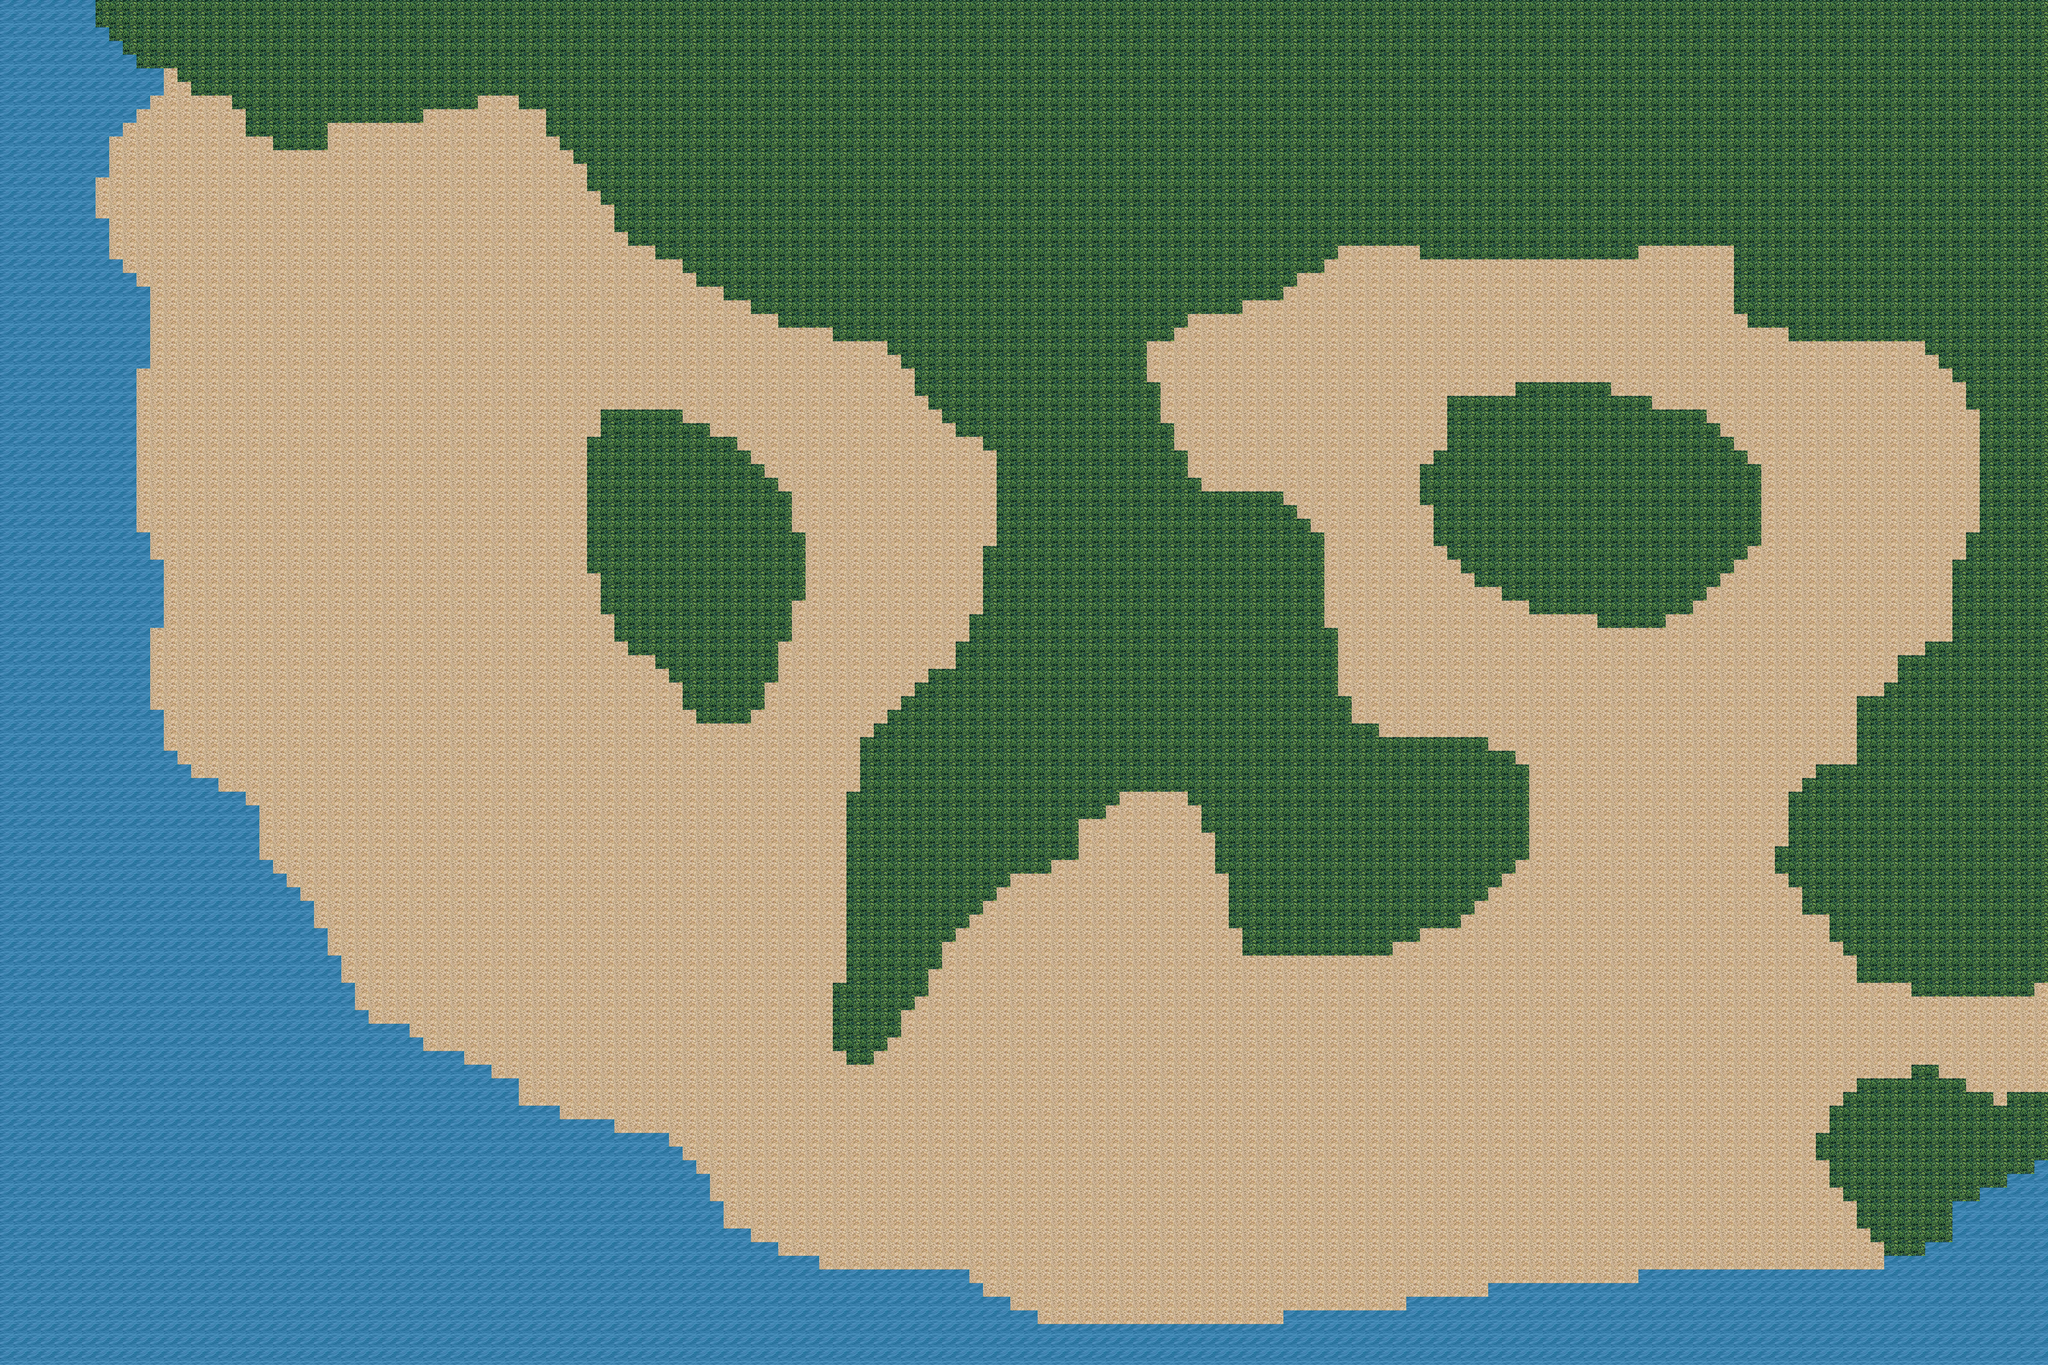

The image is a tile-based game level rendered from a .tmx file. Its description and source (layers, tilesets, objects; grid data summarised) follow:
An orthogonal 150x100 tile map with 32x32 px tiles, 1 tile layer (Tile Layer 1), 3 tilesets.

<map version="1.9" tiledversion="1.9.1" orientation="orthogonal" renderorder="right-down" width="150" height="100" tilewidth="32" tileheight="32" infinite="0" nextlayerid="2" nextobjectid="1">
 <tileset firstgid="1" source="../tilesets/sea1.tsx" />
 <tileset firstgid="2" source="../tilesets/jungle1.tsx" />
 <tileset firstgid="3" source="../tilesets/sand1.tsx" />
 <layer id="1" name="Tile Layer 1" width="150" height="100">
  <data>[15000 cells, 15000 non-empty, 3 distinct tile ids]</data>
 </layer>
</map>